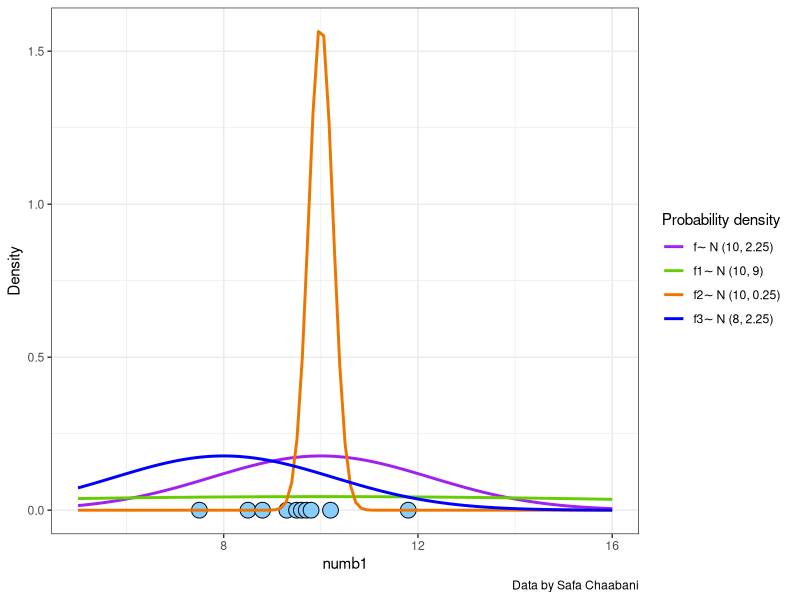
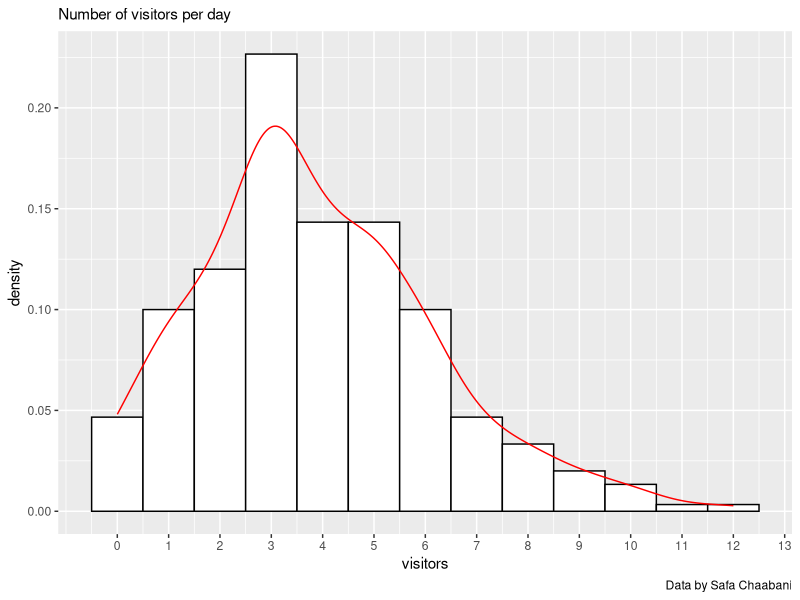

Generate these figures, in order, with R:
## ---- chunk 1
# add all packages that need loading
library(tidyverse)

# source figure settings
# source("../StatisticsInR/Files/biostats_theme.R")

# set warning to be off for all chunks
knitr::opts_chunk$set(warning = FALSE, message = FALSE, echo = TRUE)
## ---- chunk 2
# import data for the example
datafile <- read_csv("./Files/destr_example.csv")
## ---- chunk 3
#| label: fig-normal-dists
#| echo: false
#| fig-cap: >
#|   Example of data points (blue dots) and fits from different normal
#|   distribution curves generated from different sets of parameter values
#|   (f ∼ N (10, 2.25), f1 ∼ N (10, 9), f2 ∼ N (10, 0.25) and f3∼ N (8, 2.25)). 
#|   Created by Safa Chaabani*
numb <- rep(0, 10)
numb1 <- c(7.5, 8.5, 8.8, 9.3, 9.5, 9.6, 9.7, 9.8, 10.2, 11.8)
data1 <- data.frame(numb1, numb)

p <- ggplot(data1, aes(x = numb1, y = numb)) +
  geom_point(shape = 21, colour = "black", fill = "skyblue1", size = 5)

p + stat_function(fun = dnorm, args = list(mean = 10, sd = 2.25), aes(col = "purple"), size = 1) +
  stat_function(fun = dnorm, args = list(mean = 10, sd = 9), 
                aes(col = "chartreuse3"), size = 1) +
  stat_function(fun = dnorm, args = list(mean = 10, sd = 0.25), 
                aes(col = "darkorange2"), size = 1) +
  stat_function(fun = dnorm, args = list(mean = 8, sd = 2.25), 
                aes(colour = "blue"), size = 1) + 
  ylab("Density") +
  scale_x_continuous(limits = c(5, 16)) +
  theme_bw() +
  scale_color_identity(
    name = "Probability density ",
    breaks = c("purple", "chartreuse3", "darkorange2", "blue"),
    labels = c("f∼ N (10, 2.25)", "f1∼ N (10, 9)", "f2∼ N (10, 0.25)", 
               "f3∼ N (8, 2.25)"), 
    guide = "legend"
  ) + 
  labs(caption = "Data by Safa Chaabani")
## ---- chunk 4
set.seed(2019)
sample <- rnorm(500)
prod(dnorm(sample))
## ---- chunk 5
sample2 <- rnorm(100, sd = 0.01)
prod(dnorm(sample2, sd = 0.01))
## ---- chunk 6
set.seed(2019)
sample <- rnorm(1000)
prod(dnorm(sample))
## ---- chunk 7
#| label: fig-museum
#| echo: false 
#| fig-cap: >
#|   Example of data showing the number of visitors of a museum per day for
#|   about 300 days. Data by Safa Chaabani
data3 <- read_csv2("./Files/visitors.csv")

ggplot(data3) +
  geom_histogram(
    aes(
      x = visitors,
      y = ..density..
    ),
    binwidth = 1, colour = "black", fill = "white"
  ) +
  scale_x_continuous(breaks = seq(0, 13, 1)) +
  geom_density(aes(
    x = visitors,
    y = ..density..
  ), colour = "red") +
  labs(
    subtitle = "Number of visitors per day",
    caption = "Data by Safa Chaabani"
  )
